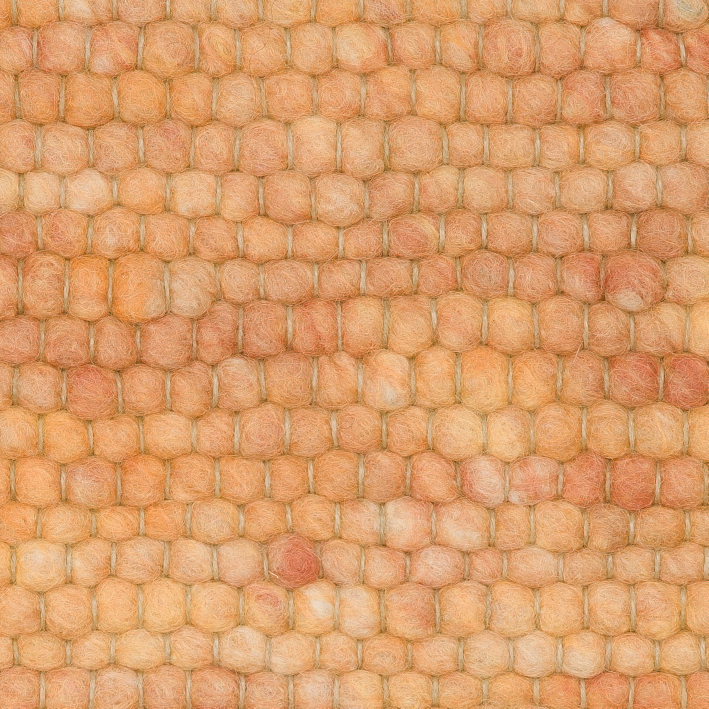
#> input picture salsa_20.jpg, 1417 x 1417 px (shown at 1/2 size)
$ python active_contour.py
#> lines starting #> are read from the running program, lines starting #| are printed output that depends on the picture
import numpy as np
import matplotlib.pyplot as plt
from skimage.color import rgb2gray
from skimage import data
from skimage.filters import gaussian
from skimage.segmentation import active_contour
from skimage import io

img = io.imread('salsa_20.jpg')
#> img is the input picture: shape (1417, 1417, 3); mean R, G, B 219.1, 157.9, 107
# img = data.astronaut()
img = rgb2gray(img)
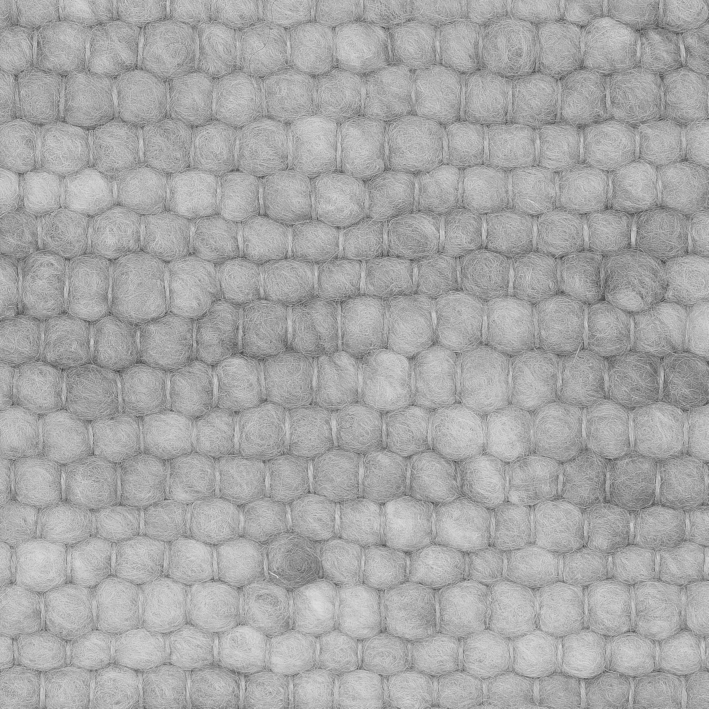
#> img: shape (1417, 1417) float64 (shown at 1/2 size); min 0.222, max 0.88, mean 0.656

s = np.linspace(0, 2*np.pi, 300)
x = 600 + 150*np.cos(s)
y = 600 + 150*np.sin(s)
init = np.array([x, y]).T
print(init)

w = np.linspace(500, 700, 400)
# line1 = list(line1)
h = np.linspace(100, 300, 400)

w1 = 200 + 1*w
h1 = 200 + 1*h
init2 = np.array([w1, h1])
# init2 = np.array([lx, ly]).T
print(init2)
#
snake = active_contour(gaussian(img, 3),
                       init2, alpha=0.015, beta=10, gamma=0.001, w_line= -2)
#> snake = [[700.4, 687], [700.4, 687]]

fig, ax = plt.subplots(figsize=(7, 7))
ax.imshow(img, cmap=plt.cm.gray)
ax.plot(init2[:, 0], init2[:, 1], '--r', lw=3)
ax.plot(snake[:, 0], snake[:, 1], '-b', lw=3)
ax.set_xticks([]), ax.set_yticks([])
ax.axis([0, img.shape[1], img.shape[0], 0])
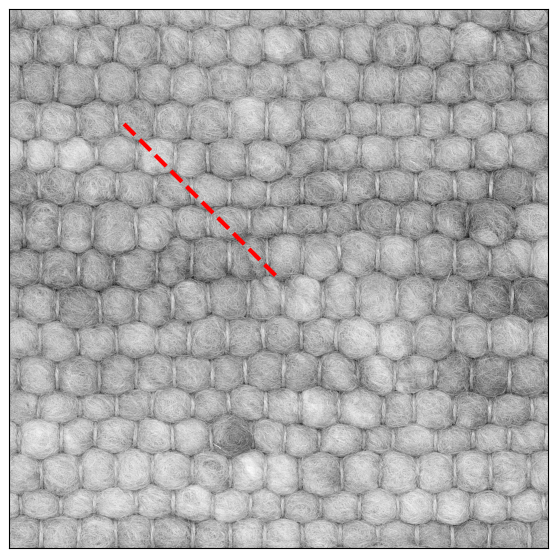
#> figure drawn by matplotlib, 1 panel

$ run again, with seam.jpg copied over salsa_20.jpg
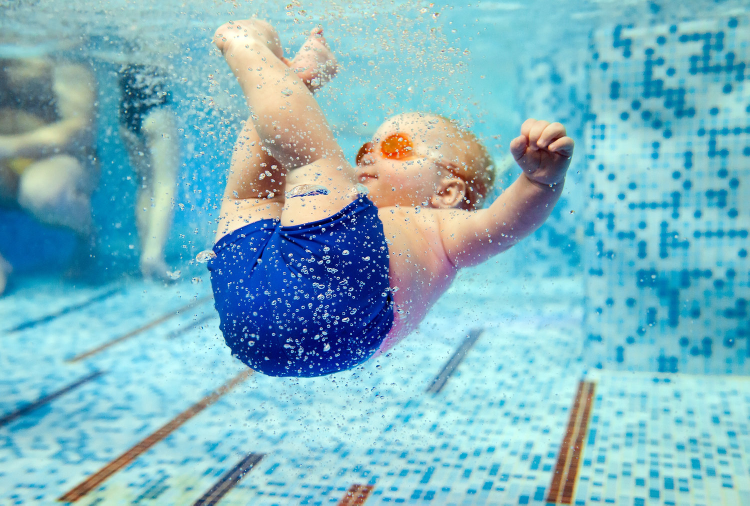
#> input picture seam.jpg, 1500 x 1011 px (shown at 1/2 size)
#> img is the input picture: shape (1011, 1500, 3); mean R, G, B 126.2, 181, 193.5
#> `img = rgb2gray(img)`:
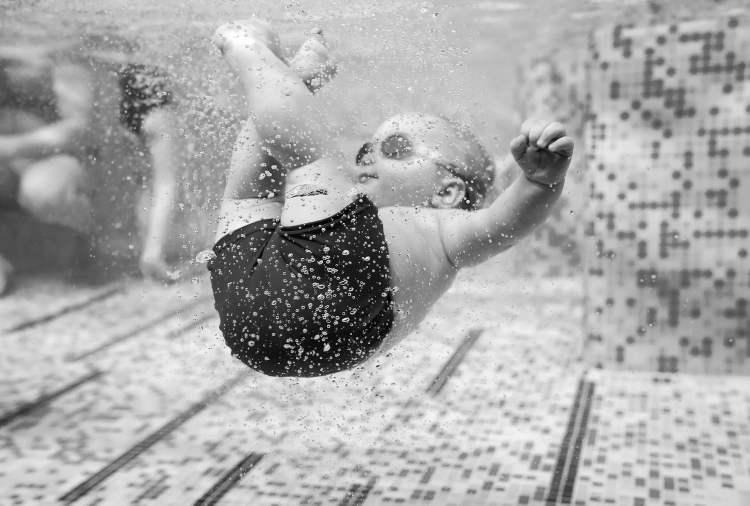
#> img: shape (1011, 1500) float64 (shown at 1/2 size); min 0.00141, max 1, mean 0.668
#> snake = [[689.7, 689.1], [689.7, 689.1]]
#> `ax.axis([0, img.shape[1], img.shape[0], 0])`:
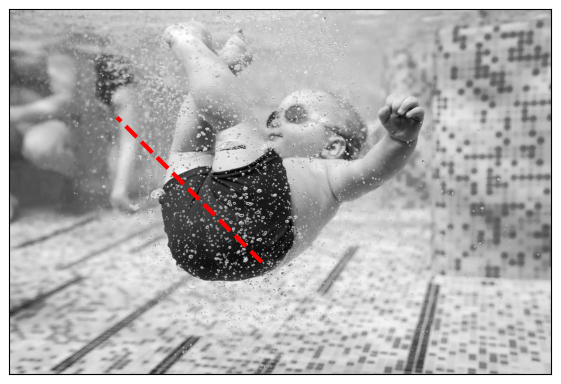
#> figure drawn by matplotlib, 1 panel
